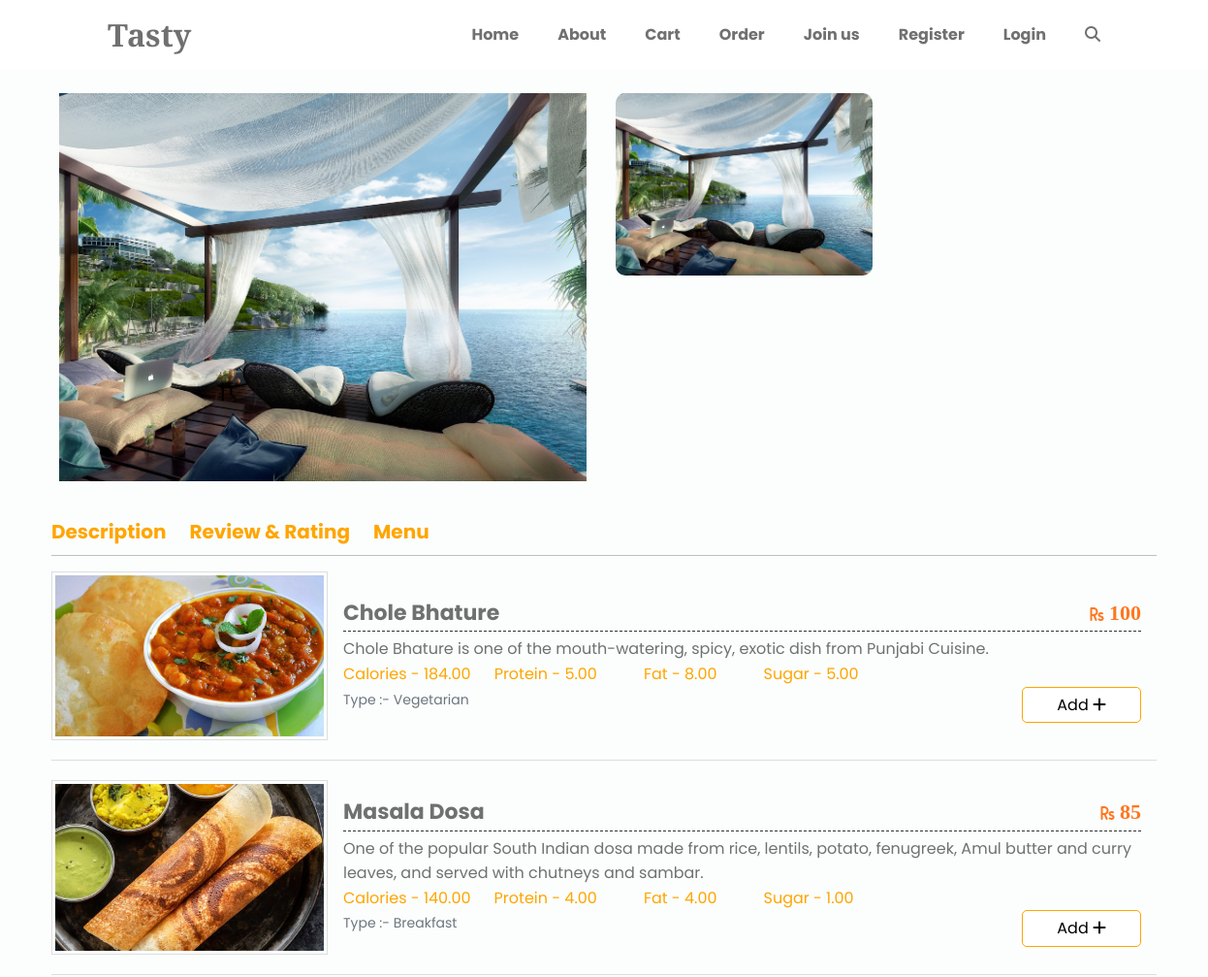
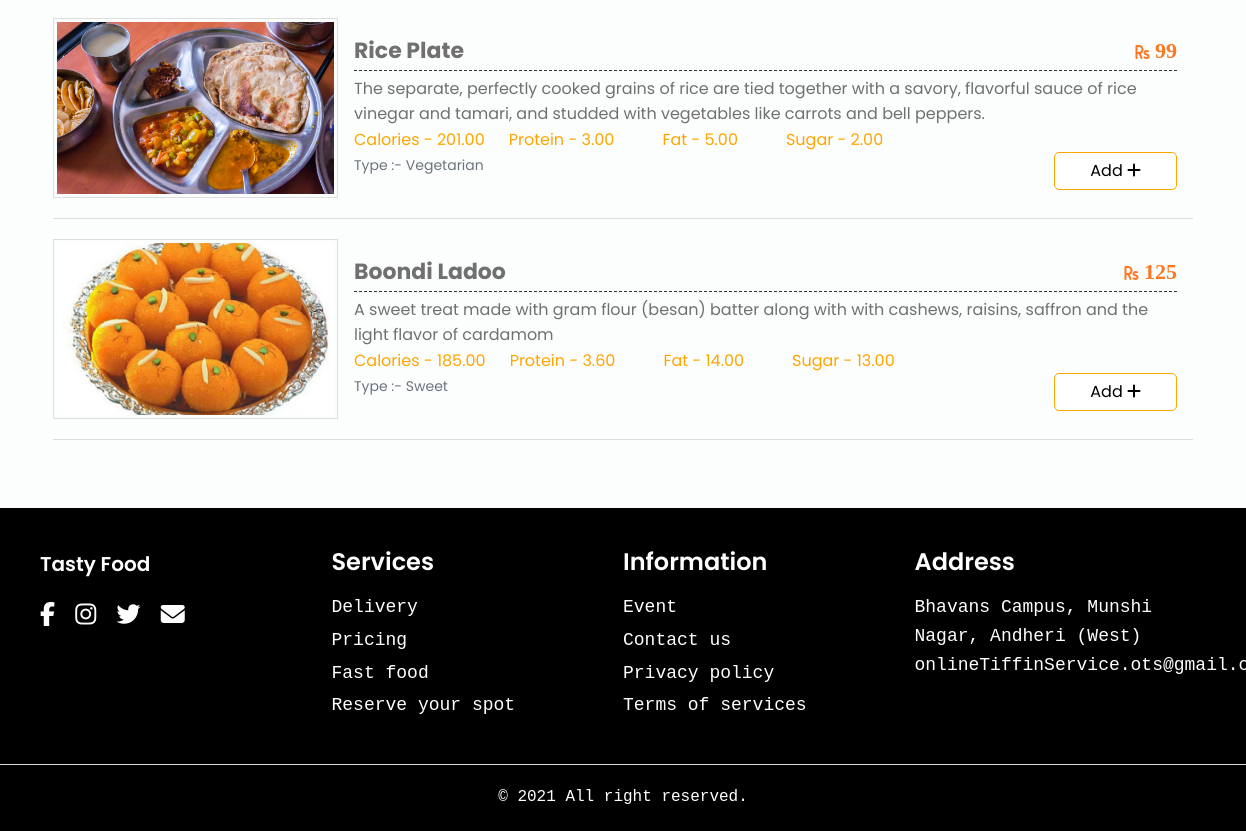
/hotel_detail/3/menu/, run on the app's committed database (2 pictures, top to bottom).
### hotel_register/models.py (models this page shows, shortened)
class Hotel(models.Model):
    name = models.CharField(max_length=50)
    registation_form = models.ForeignKey(Hotel_Form, on_delete=models.CASCADE)
    address = models.CharField(max_length=1000)
    city = models.CharField(max_length=100)
    pincode = models.IntegerField()
    image = models.ImageField(upload_to="hotel_image")
    hotel_number = models.IntegerField()
    hotel_email = models.CharField(max_length=50)
    shop_license_number = models.IntegerField(blank=True, null=True)
    fssai_number = models.IntegerField(blank=True, null=True)
    fssai_image = models.FileField(upload_to = "fssai", blank=True, null=True)

class Menu(models.Model):
    hotel = models.ForeignKey(Hotel, models.CASCADE)
    name = models.CharField(max_length=100)
    price = models.IntegerField()
    description = models.CharField(max_length=1000)
    image = models.ImageField(upload_to="menu")
    food_type = models.CharField(max_length=20, choices=MENU_CHOICE)
    calories = models.DecimalField(default=0, blank=False, null=False, max_digits=8, decimal_places=2)
    protein = models.DecimalField(default=0, blank=False, null=False, max_digits=8, decimal_places=2)
    fats = models.DecimalField(default=0, blank=False, null=False, max_digits=8, decimal_places=2)
    sugar = models.DecimalField(default=0, blank=False, null=False, max_digits=8, decimal_places=2)

### food/views.py (the view, shortened to what this page needs)
# urls.py: path('hotel_detail/<int:hotel_id>/',
def hotel_detail(request, hotel_id, extra=None):
    hotel = Hotel.objects.get(id=hotel_id)
    hotel_extra_images = Hotel_Image.objects.filter(hotel=hotel).order_by("?")
    menu_items = Menu.objects.filter(hotel=hotel)
    hotel_ratings = Rating.objects.filter(hotel=hotel)
    try:
        rating_verify = Rating.objects.get(user=request.user, hotel=hotel)
    except:
        rating_verify = False
    return render(request, 'food/hotel_detail.html', {"hotel": hotel, "extra": extra, "menu_items": menu_items, "hotel_extra_images": hotel_extra_images, "rating_verify": rating_verify, "hotel_ratings": hotel_ratings})

### food/templatetags/check.py (called while the page is built)
@register.filter(name='check')
def check(value,check_value):
    if value == check_value:
        return True

### food/templates/food/hotel_detail.html (shortened to what this page needs)
{% extends "food/base.html" %}
{% load static %}
{% load check %}
{% block style %}
<link rel="stylesheet" href="{% static 'css/hotel_detail.css' %}">
{% endblock style %}
{% block content %}
<div class="container pt-5">
    <div class="row mb-4">
        <div class="col-12 col-md-6 product mt-5 px-2">
            <div class="product_image">
                <img src="{{hotel.image.url}}" id="Hotel Image" alt="Product Image">
            </div>
        </div>
        <div class="col-12 col-md-6 product product_info mt-5 px-3">
            <div class="row">
                {% if hotel_extra_images %}
                {% for hotel_extra_image in hotel_extra_images|slice:":4" %}
                <div class="col-6 px-2 mb-3 small_images_outer">
                    <img class="small_images" src="{{hotel_extra_image.hotel_image.url}}" alt="Hotel Images">
                </div>
                {% endfor %}
                {% else %}
                <div class="col-6 px-2 mb-3">
                    <img class="small_images" src="{{hotel.image.url}}" alt="Hotel Images">
                </div>
                {% endif %}
            </div>
        </div>
    </div>
</div>
<div class="container px-0 mt-2 pb-5">
    <div class="mx-0">
        <div class="d-flex flex-wrap">
            <h5 class="mt-3"><a class="fw-bold text_orange text_hover_black" href="{% url 'hotel_detail' hotel.id %}">Description</a>
            </h5>
            <h5 class="mx-4 mt-3"><a class="fw-bold text_orange text_hover_black"
                    href="{% url 'hotel_detail' hotel.id 'rating' %}">Review & Rating</a></h5>
            <h5 class="mt-3"><a class="fw-bold text_orange text_hover_black" href="{% url 'hotel_detail' hotel.id 'menu' %}">Menu</a>
            </h5>
        </div>
        <hr style="color: black;" class="p-0 mt-1 mb-0">
        <div class="mx-0">
            {% if extra|check:"rating" %}
            <div class="row">
                <div class="col">
                    <h3 class="fw-bold my-3">Reviews</h3>
                    {% if hotel_ratings|length %}
                        {% for hotel_rating in hotel_ratings %}
                        <div class="border rounded mt-3">
                            <div class="p-3 text-dark under_border">
                                <h5 class="text-capitalize d-inline-block  mb-2">Customer Name :- {{hotel_rating.user.name}}</h5>
                                <span class="float-end">
                                    <i class="fas fa-check-circle text_light_green"></i>
                                    <span class="text_light_green">Certified User</span>
                                </span>
                                <h6 class="text_orange mb-1" style="font-size: 19px;">Product Rating :- {{hotel_rating.rating}} Star</h6>
                                <p class="text_grey mb-0" style="text-align: justify; font-size: 18px;">Customer Review :- {{hotel_rating.review}}</p>
                            </div>
                        </div>
                        {% endfor %}
                    {% else %}
                    <h4 class="fw-bold text-danger">No Review Yet, Be the first to review</h4>
                    {% endif %}
                </div>
                {% if request.user.is_authenticated and not rating_verify %}
                <div class="col-12 col-md-4">
                    <h3 class="fw-bold my-3">Rating</h3>
                    <form method="POST">
                        {% csrf_token %}
                        <label class="fw-light" for="">Hotel Rating :- </label>
                        <input required type="number" id="rating" min="0.1" step="0.1" max="5.0" class="mb-3" name="rating">
                        <label class="fw-light d-block mb-2" for="">Hotel Review :- </label>
                        <textarea name="review" required rows="7"></textarea>
                        <input type="submit" value="Post" class="button mt-3 w-100">
                    </form>
                </div>
                {% endif %}
            </div>
            {% elif extra|check:"menu" %}
            {% if menu_items %}
            <div class="my-3">
                {% for menu_item in menu_items %}
                <div class="row g-0 single-menu">
                    <div class="col-12 col-md-3">
                        <img src="{{menu_item.image.url}}" class="food" alt="Menu">
                    </div>
                    <div class="col-12 col-md-9">
                        <form action="" method="post">
                            <div class="card-body">
                                <h4 class="card-title fw-bold">{{menu_item.name}}<span class="price"><i class="fas fa-rupee-sign fs-6"></i> {{menu_item.price}}</span></h4>
                                <p class="card-text">{{menu_item.description}}</p>
                                <div class="d-flex text_orange">
                                    <p>Calories - {{menu_item.calories}}</p>
                                    <p class="mx-4">Protein - {{menu_item.protein}}</p>
                                    <p class="mx-4">Fat - {{menu_item.fats}}</p>
                                    <p class="mx-4">Sugar - {{menu_item.sugar}}</p>
                                </div>
                                <div class="card-text">
                                    <small class="text-muted">Type :- {{menu_item.food_type}}</small>
                                    <button type="submit" class="butt-add">Add <i class="fas fa-plus"></i></button>
                                </div>
                            </div>
                        </form>
                    </div>
                </div>
                {% endfor %}
                {% else %}
                    <h3 class="text-danger">No menu item found.</h3>
                {% endif %}
                {% endif %}
            </div>
        </div>
    </div>
</div>
{% endblock content %}

### food/static/css/home.css (style rules this page uses)
@media screen and (min-width: 768px) { :root { --biggest-font-size: 4rem; --h1-font-size: 2.25rem; --h2-font-size: 1.5rem; --h3-font-size: 1.25rem; --normal-font-size: 1rem; --small-font-size: 0.875rem; --smaller-font-size: 0.813rem; } }
html { scroll-behavior: smooth; }
body { margin: var(--header-height) 0 0 0; font-family: var(--body-font); font-size: var(--normal-font-size); background-color: var(--body-color); color: var(--text-color); line-height: 1.6; }
h1, h2, h3, p, ul { margin: 0; }
a { text-decoration: none; }
img { max-width: 100%; height: auto; }
@media screen and (min-width: 768px) { body { margin: 0; } }

### food/static/css/base.css (style rules this page uses)
:root { --header-height: 3rem; --first-color: #483519; --first-color-alt: orange; --title-color: #393939; --text-color: #707070; --text-color-light: #a6a6a6; --body-color: #fbfefd; --container-color: #ffffff; --body-font: Poppins, sans-serif; --biggest-font-size: 2.25rem; --h1-font-size: 1.5rem; --h2-font-size: 1.25rem; --h3-font-size: 1rem; --normal-font-size: 0.938rem; --small-font-size: 0.813rem; --smaller-font-size: 0.75rem; --font-medium: 500; --font-semi-bold: 600; --mb-1: 0.5rem; --mb-2: 1rem; --mb-3: 1.5rem; --mb-4: 2rem; --mb-5: 2.5rem; --mb-6: 3rem; --z-tooltip: 10; --z-fixed: 100; }
@media screen and (min-width: 768px) { :root { --biggest-font-size: 4rem; --h1-font-size: 2.25rem; --h2-font-size: 1.5rem; --h3-font-size: 1.25rem; --normal-font-size: 1rem; --small-font-size: 0.875rem; --smaller-font-size: 0.813rem; } }
html { scroll-behavior: smooth; }
body { margin: var(--header-height) 0 0 0; font-family: var(--body-font); font-size: var(--normal-font-size); background-color: var(--body-color); color: var(--text-color); line-height: 1.6; }
h1, h2, h3, p, ul { margin: 0; }
a { text-decoration: none; }
img { max-width: 100%; height: auto; }
@media screen and (min-width: 768px) { body { margin: 0; } }
.text_orange, .text_orange:hover { color: var(--first-color-alt)!important; }

### food/static/css/hotel_detail.css (style rules this page uses)
.product { height: 50vh; }
.small_images { width: 100%; height: 23.5vh; object-fit: cover; border-radius: 10px; }
.product .product_image { padding-right: 10px; }
.product .product_image > img { width: 100%; height: 50vh; object-fit: cover; }
.product_info { height: inherit; }
.price { font-family: "Times New Roman", Times, serif; font-weight: bolder; }
.food { width: 100%; }
.single-menu { display: flex; flex-direction: row; align-items: center; }
.single-menu img { margin-right: 30px; border: 1px solid #ddd; padding: 3px; max-height: 180px; object-fit: cover; transition: 0.5s; }
.single-menu h4 { text-transform: capitalize; font-size: 22px; border-bottom: 1px dashed #333; margin-bottom: 5px; padding-bottom: 5px; }
.single-menu h4 span { float: right; color: #ff7720; }
.single-menu { flex-basis: 580px; margin-bottom: 20px; padding-bottom: 20px; border-bottom: 1px solid #ddd; }
.butt-add { border-radius: 5px; float: right; background-color: white; border: 1px solid orange; padding: 5px 35px; }

### data on the page
Hotel: image (picture)
Menu: image (picture), name "Chole Bhature", price "100", description "Chole Bhature is one of the mouth-watering, spicy, exotic dish from Punjabi Cuisine.", calories "184.00", protein "5.00", fats "8.00", sugar "5.00", food_type "Vegetarian"
Menu: image (picture), name "Masala Dosa", price "85", description "One of the popular South Indian dosa made from rice, lentils, potato, fenugreek, Amul butter and curry leaves, and served with chutneys and sambar.", calories "140.00", protein "4.00", fats "4.00", sugar "1.00", food_type "Breakfast"
Menu: image (picture), name "Rice Plate", price "99", description "The separate, perfectly cooked grains of rice are tied together with a savory, flavorful sauce of rice vinegar and tamari, and studded with vegetables like carrots and bell peppers.", calories "201.00", protein "3.00", fats "5.00", sugar "2.00", food_type "Vegetarian"
Menu: image (picture), name "Boondi Ladoo", price "125", description "A sweet treat made with gram flour (besan) batter along with with cashews, raisins, saffron and the light flavor of cardamom", calories "185.00", protein "3.60", fats "14.00", sugar "13.00", food_type "Sweet"
